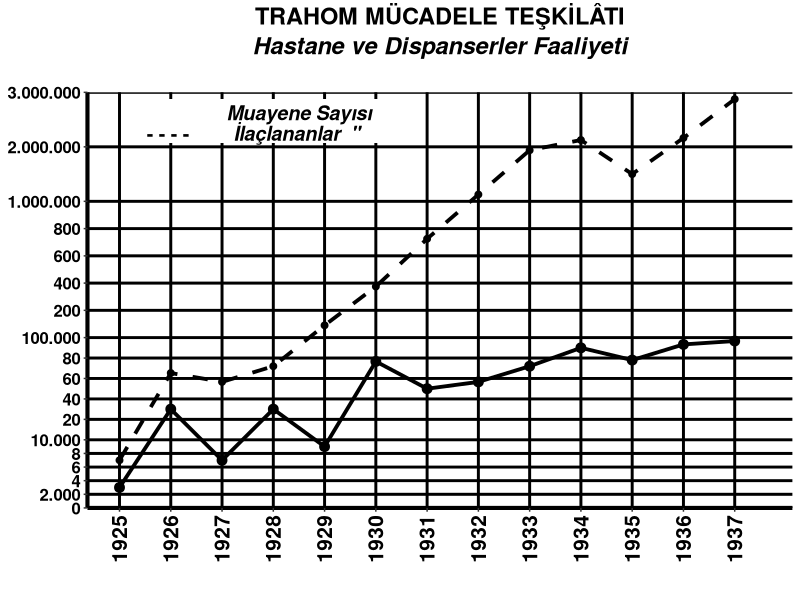

Write the R code that produced this figure.
Sys.setlocale(locale = "Turkish")
library(ggplot2)
tarih <- seq(1925,1937)
miktar <- c(3000,14500,7000,14500,9000,21500,17500,18500,20800,23500,21700,24000,24500)
miktar2 <- c(7000,19800,18500,20800,26800,32500,39500,46000,52500,54000,49000,54300,60000)
trahommucadele <- data.frame(tarih,miktar,miktar2)
ggplot(trahommucadele, aes(x=tarih)) +
  geom_line(aes(y=miktar), size=1.3) + geom_point(aes(y=miktar), size=3)+
  geom_line(aes(y=miktar2), size=1.3, linetype="dashed") + geom_point(aes(y=miktar2), size=2) +
  labs(title = "TRAHOM MÜCADELE TEŞKİLÂTI",
       subtitle = "Hastane ve Dispanserler Faaliyeti
       ",
       caption = "1925 \u2013 1937") +
  theme_classic() +
  theme(panel.grid.major = element_line(colour = "black", size = 1)) +
  theme(plot.title = element_text(hjust = 0.5, size = 17, face = "bold")) +
  theme(plot.subtitle = element_text(hjust = 0.5, size = 17, face = "bold.italic")) +
  theme(axis.title = element_blank())  +
  theme(plot.caption = element_text(hjust = 0.5, vjust = 149, face = "bold", size = 17)) +
  theme(axis.text.x = element_text(size=15, face="bold", vjust = 0.5, angle = 90, colour = "black")) +
  theme(axis.text.y = element_text(size=12, face="bold", colour = "black")) +
  theme(axis.line.x = element_line(size = 1.4)) +
  theme(axis.line.y = element_line(size = 1.4)) +
 
scale_x_continuous(
  limits = c(1925,1937.5),
  breaks = seq(1925,1937),
  labels = c("1925","1926","1927","1928","1929","1930","1931","1932","1933","1934","1935","1936","1937")
  ) +
  scale_y_continuous(
    limits = c(0,61000),
    breaks = c(0,2000,4000,6000,8000,10000,13000,16000,19000,22000,25000,29000,33000,37000,41000,45000,53000,61000),
    labels = c("0","2.000","4","6","8","10.000","20","40","60","80","100.000","200","400","600","800","1.000.000","2.000.000","3.000.000"),
    expand = c(0,0)
  ) +
  annotate(geom="rect", xmin = 1925.1, xmax = 1930.5, ymin = 53500, ymax = 60000, fill = "white" ) +
  annotate(geom="text", x=1928.5,y=58000,label="Muayene Sayısı", size= 5, fontface="bold.italic") +
  annotate(geom="rect", xmin = 1925.5, xmax = 1926.5, ymin = 57900, ymax = 58000, fill = "black" ) +
  annotate(geom="text", x=1928.5,y=55000,label="İlaçlananlar  \" ", size= 5, fontface="bold.italic") +
  annotate(geom="text", x=1926,y=55000,label="- - - - ", size= 5, fontface="bold")
  
